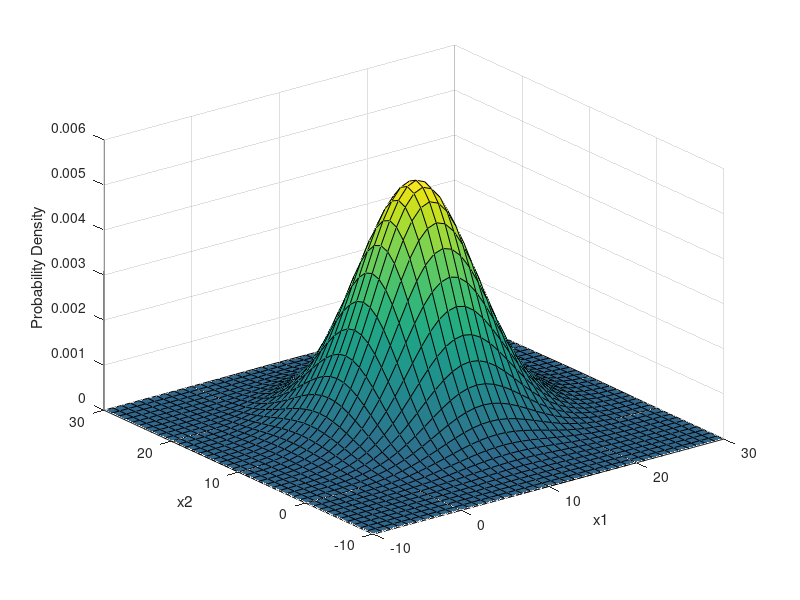

Here is the MATLAB script that generated this plot: (Note: this script raises an error after producing the figure.)

%Combined Weibul cumulative distribution function 
k = 1.96;
lambda = 9.13;
F = @(x) wblcdf(x,lambda,k);

%Combined
alpha = 0.638;
p = 3; 
q = 1.5;
Fcomb = @(v1,v2) F(v1)'*F(v2).*(1+alpha*((1-F(v1).^p)).^q.*(1-F(v2).^p).^q);

v1 = -1:0.5:40;
v2 = -1:0.5:40;
z = Fcomb(v1, v2);

surf(v1,v2,z)

%%
%Combined Weibul density function 
f = @(x) wblpdf(x,lambda,k);
fcomb = @(v1, v2) f(v1).*f(v2).*(1 + alpha*((1 - F(v1).^p).^(q - 1)).*((1 - F(v2).^p).^(q - 1)).*((F(v1).^p)*(1 + p*q) - 1).*((F(v2).^p)*(1 + p*q) - 1));

v1 = -1:0.3:25;
v2 = -1:0.3:25;
[V1,V2] = meshgrid(v1,v2);

z = fcomb(V1, V2);

surf(v1,v2,z)
%%
b = 25;
a = 3;
mu = [1 1]*(b-a)/2;
sigma = eye(2)*30;

x1 = -10:1:30;
x2 = -10:1:30;
[X1,X2] = meshgrid(x1,x2);
X = [X1(:) X2(:)];

y = mvnpdf(X,mu,sigma);
y = reshape(y,length(x1),length(x2));

surf(x1,x2,y)
caxis([min(y(:))-0.5*range(y(:)),max(y(:))])
xlabel('x1')
ylabel('x2')
zlabel('Probability Density')
%%

%normNbrs = mvnrnd(mu, sigma, N, 2);
P2d = @(x,y) P(x)+P(y);
z = P2d(X1,X2);
z = reshape(z,length(x1),length(x2));

surf(x1, x2, z)
newP = @(x1,x2) P2d(x1,x2).*fcomb(x1,x2);
fcmb = fcomb(X1,X2);
figure
Z = fcmb.*z;
surf(x1,x2,Z)

%%
% Importance sampling on the 2D power function newP
mu = [1 1]*(b-a)/2;
sigma = eye(2)*30;

N = 1000000;

normNbrs = mvnrnd(mu, sigma, N);
g = mvnpdf(normNbrs,mu,sigma);

power = newP(normNbrs(:,1), normNbrs(:,2))./g; % Divide by value at x in normal dist.

Pmean = mean(power);
Pstd = std(power);

%%

N = 1000000;

normNbrs = mvnrnd(mu, sigma, N);
g = mvnpdf(normNbrs,mu,sigma);

pofv1 = P(normNbrs(:,1)).*fcomb(normNbrs(:,1), normNbrs(:,2))./g;
pofv2 = P(normNbrs(:,2)).*fcomb(normNbrs(:,1), normNbrs(:,2))./g;
cov(pofv1, pofv2)

%%
var(pofv1+pofv2)
std(pofv1+pofv2)

%%
pi1 = sum(pofv1 + pofv2 > 3.075e6)/N;
pi2 = sum(pofv1 + pofv2 < 3.075e6)/N;
interval = sqrt(pi1*(1 - pi1)/N);
[pi1-1.96*interval, pi1+1.96*interval]